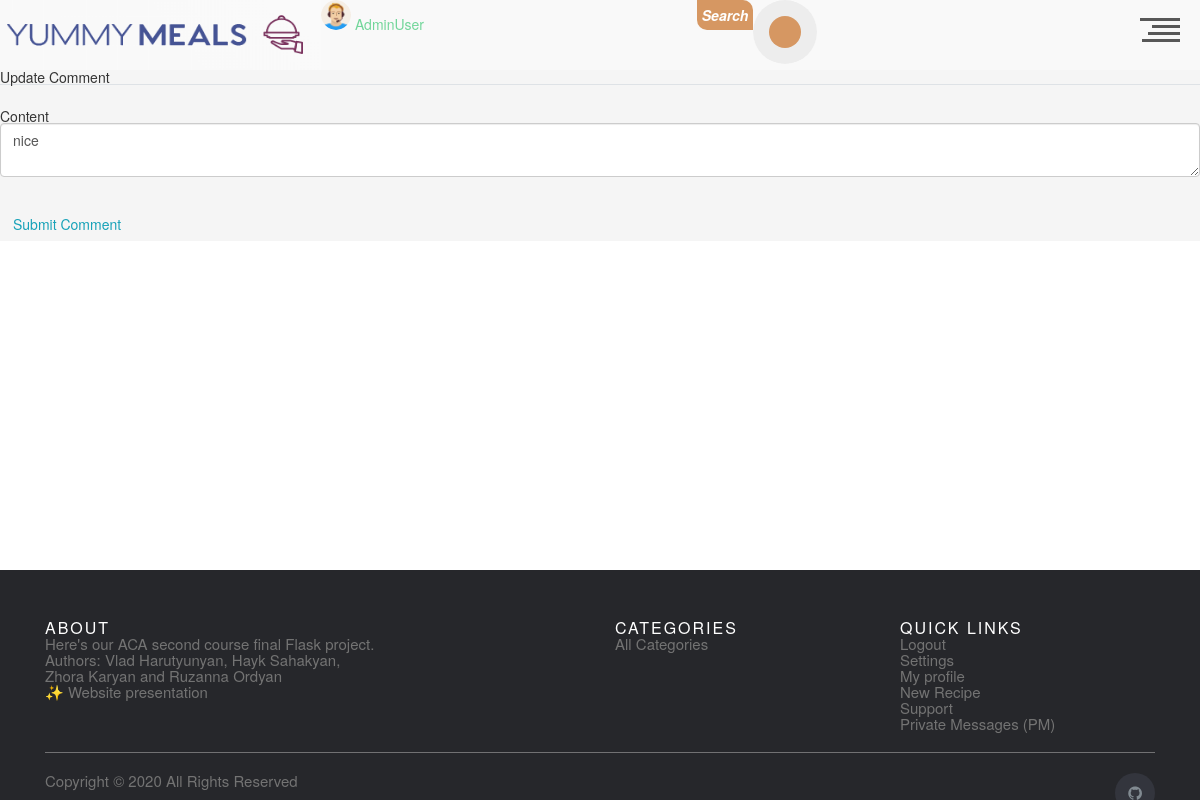
Screenshot of /user/update/22 (signed in) with the database file from the repository.
### app/users/models.py (models this page shows, shortened)
class User(db.Model, UserMixin):
    __tablename__ = 'user'
    id = db.Column(db.Integer, primary_key=True)
    username = db.Column(db.String(20), unique=True, nullable=False)
    email = db.Column(db.String(120), unique=True, nullable=False)
    image_file = db.Column(
        db.String(20), nullable=False, default='default.png')
    password = db.Column(db.String(60), nullable=False)
    comment = db.relationship('UserComments', backref='author', lazy=True)
    is_admin = db.Column(db.Boolean, default=False)

class UserComments(db.Model):
    __tablename__ = 'user_comments'
    id = db.Column(db.Integer, primary_key=True)
    date_posted = db.Column(db.DateTime, nullable=False,
                            default=datetime.utcnow)
    content = db.Column(db.Text, nullable=False)
    meal_id = db.Column(db.Integer, db.ForeignKey(
        'meal.id', ondelete='CASCADE'), nullable=False)
    user_id = db.Column(db.Integer, db.ForeignKey('user.id'), nullable=False)
    meal = db.relationship('Meal', backref="usercomments")
    user = db.relationship('User')

### app/users/routes.py (the view)
@users_bp.route("/update/<int:comment_id>", methods=['GET', 'POST'])
@login_required
def update_comment(comment_id: int):
    comment = UserComments.query.get_or_404(comment_id)
    if comment.author != current_user:
        abort(403)
    form = CommentForm()
    if form.is_submitted():
        comment.content = form.content.data
        comment.date_posted = datetime.now()
        db.session.commit()
        flash('Your comment has been updated!', 'success')
        return redirect(url_for('meals.meal_info', m_id=comment.meal_id))
    elif request.method == "GET":
        form.content.data = comment.content
    return render_template(
        'update_comment.html',
        form=form,
        legend="Update Comment")

### app/users/forms.py
class CommentForm(FlaskForm):
    content = TextAreaField('Content',
                            validators=[DataRequired()])
    username = StringField('Username',
                           validators=[DataRequired(), Length(min=2, max=20)]
                           )
    submit = SubmitField('Submit Comment')

### app/users/models.py (called while the page is built)
@login_manager.user_loader
def load_user(user_id):
    return User.query.get(int(user_id))

### app/users/templates/update_comment.html (shortened to what this page needs)
{% extends 'base.html' %}
{% block content %}
    <div class="content-section">
        <form method="POST" action="">
            <fieldset class="form-group">
                <legend class="border-bottom mb-4">{{ legend }}</legend>
                <div class="form-group">
                    {{ form.content.label(class="form-control-label") }}
                    {% if form.content.errors %}
                        {{ form.content(class="form-control form-control-lg is-invalid") }}
                        <div class="invalid-feedback">
                            {% for error in form.content.errors %}
                                <span>{{ error }}</span>
                            {% endfor %}
                        </div>
                    {% else %}
                        {{ form.content(class="form-control form-control-lg") }}
                    {% endif %}
                </div>
            </fieldset>
            <div class="form-group">
                {{ form.submit(class="btn btn-outline-info") }}
            </div>
        </form>
    </div>
{% endblock content %}

### app/index/templates/header.html (shortened to what this page needs)
<link rel="stylesheet" href="{{url_for('index.static',filename='css/header.css') }}">
<header style="display:flex">
  <h1><a style="display:flex;" href="/"><img width="321" height="70", src="{{url_for('index.static' ,  filename='media/Logo2-1.png') }}" ></a></h1>
  <h1>
  {%if current_user.is_authenticated%}
  <img width="30" height="30", src="{{url_for('users.static' ,  filename='profile_pics/'+current_user.image_file) }}" alt="Avatar" class="avatar img-circle">
  	<a href="/user/user_profile/{{current_user.id}}">{{current_user.username}}  </a>
	{%endif%}
  </h1>
<div class="search-form">
<p class="head_search_txt">Search</p>
 <form  method = 'GET' action="{{url_for('meals.meal_search')}}">
    <button style = "outline:none;" class="head_search_btn" type = 'submit'></button>
  </form>
</div>
  <div id="nav-trigger" role="button">
    <div class="line l-01"></div>
    <div class="line l-02"></div>
    <div class="line l-03"></div>
    <div class="line l-04"></div>
  </div>
</header>

### app/index/static/css/base.css (style rules this page uses)
* { margin: 0; padding: 0; outline: none; box-sizing: border-box; }
body { background-color: #ededed; }

### app/index/static/css/header.css (style rules this page uses)
html, div, span, applet, object, iframe, h1, h2, h3, h4, h5, h6, p, blockquote, pre, a, abbr, acronym, address, big, cite, code, del, dfn, em, img, ins, kbd, q, s, samp, small, strike, strong, sub, sup, tt, var, b, u, i, center, dl, dt, dd, ol, ul, li, fieldset, form, label, legend, table, caption, tbody, tfoot, thead, tr, th, td, article, aside, canvas, details, embed, figure, figcaption, footer, header, hgroup, menu, nav, output, ruby, section, summary, time, mark, audio, video { margin: 0; padding: 0; border: 0; font-size: 100%; font: inherit; vertical-align: baseline; }
article, aside, details, figcaption, figure, footer, header, hgroup, menu, nav, section, main { display: block; }
body { line-height: 1; }
html * { -webkit-font-smoothing: antialiased; -moz-osx-font-smoothing: grayscale; }
*, *:after, *:before { -webkit-box-sizing: border-box; -moz-box-sizing: border-box; box-sizing: border-box; }
html, body { height: 100%; }
a { color: #72d69a; text-decoration: none; transition: color .2s ease-out; }
header { position: fixed; top: 0; left: 0; height: 50px; width: 100%; background: #f9f9f9; z-index: 3; -webkit-transform: translateZ(0); -webkit-backface-visibility: hidden; -webkit-transition-property: -webkit-transform; -moz-transition-property: -moz-transform; transition-property: transform; -webkit-transition-duration: 0.4s; -moz-transition-duration: 0.4s; transition-duration: 0.4s; }
@media only screen and (min-width: 768px) { header { height: 70px; } }
#nav-trigger { position: absolute; margin: 10px 10px 0 0; top: auto; right: auto; width: 40px; height: 40px; cursor: pointer; text-align: right; float: right; -moz-transform: rotate(180deg); -webkit-transform: rotate(180deg); -o-transform: rotate(180deg); transform: rotate(180deg); -moz-transition: all 0.4s cubic-bezier(0.19, 1, 0.22, 1); -webkit-transition: all 0.4s cubic-bezier(0.19, 1, 0.22, 1); -o-transition: all 0.4s cubic-bezier(0.19, 1, 0.22, 1); transition: all 0.4s cubic-bezier(0.19, 1, 0.22, 1); right: 10px; top: -8px; }
#nav-trigger .line { height: 3px; width: 100%; margin-bottom: 4px; background: #585858; -moz-transition: all 0.4s cubic-bezier(0.19, 1, 0.22, 1); -webkit-transition: all 0.4s cubic-bezier(0.19, 1, 0.22, 1); -o-transition: all 0.4s cubic-bezier(0.19, 1, 0.22, 1); transition: all 0.4s cubic-bezier(0.19, 1, 0.22, 1); }
#nav-trigger .line.l-01 { width: 95%; }
#nav-trigger .line.l-02 { width: 80%; }
#nav-trigger .line.l-03 { width: 70%; }
#nav-trigger .line.l-04 { width: 100%; }
* { outline: none; border: none; padding: 0; }
.search-form { position: relative; margin: 0 auto 0; width: 300px; display: flex; }
.head_search_txt { background: #d69762; color: #fff; width: 56px; display: flex; text-align: center; font-weight: 600; justify-content: center; align-items: center; height: 30px; border-radius: 0px 10px 0px 10px; font-style: italic; }
.search-form:before { content: ' '; position: absolute; left: 70px; top: 14px; width: 2px; height: 36px; transform: scale(0); z-index: 1; background: #d69762; transition: all 0.5s cubic-bezier(.87, -.41, .19, 1.44); }
.head_search_btn { background: #ededed; position: absolute; height: 100%; border-radius: 50%; width: 64px; height: 64px; transition: all 0.5s cubic-bezier(.87, -.41, .19, 1.44); }
.head_search_btn:after { content: ' '; position: absolute; width: 32px; height: 32px; left: 0; right: 0; transform: translateY(-50%); margin: 0 auto; background: #d69762; border-radius: 50%; }
.head_search_btn:before { content: ' '; position: absolute; width: 24px; height: 24px; left: 0; right: 0; top: 20px; transform: scale(0); transform-origin: left top; margin: 0 auto; background: #ededed; border-radius: 50%; z-index: 1; transition: all 0.8s ease; }

### rows the page displays
User: image_file (picture), username "AdminUser"
UserComments: content "nice"

### other values shown
{{ legend }} "Update Comment"
